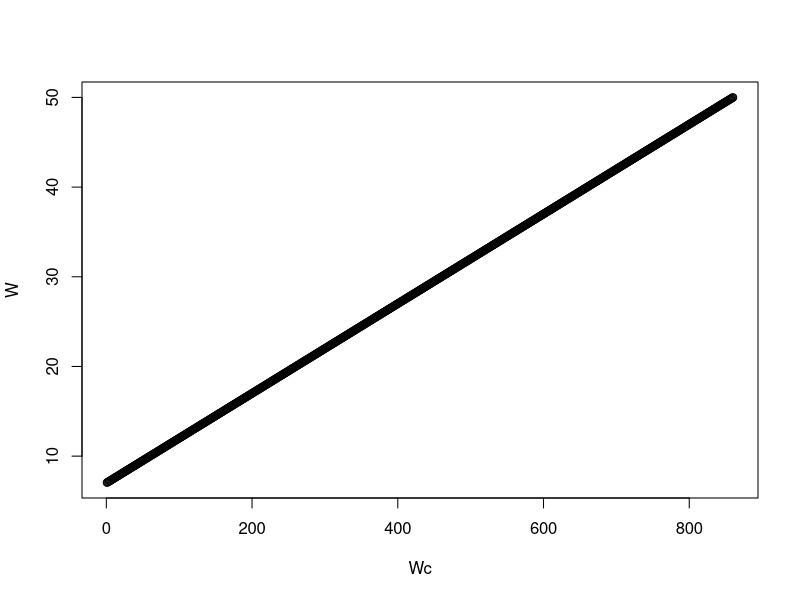
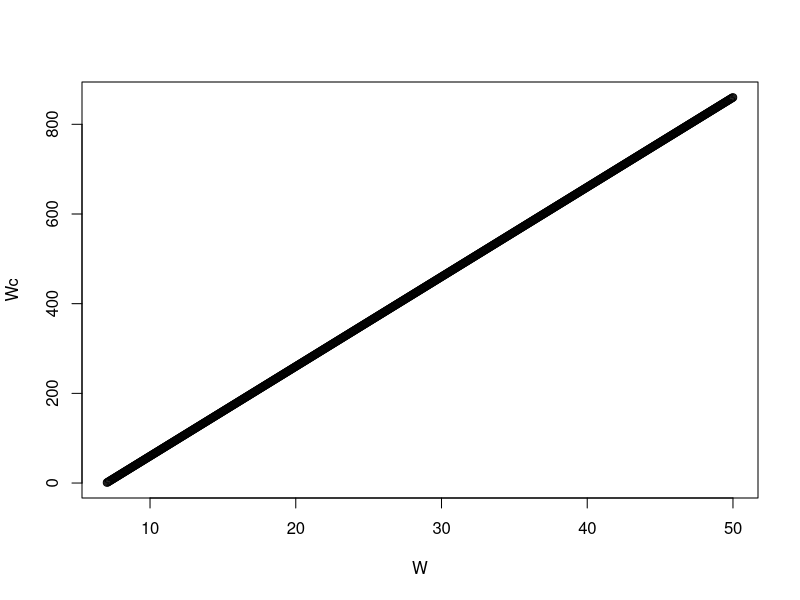

These figures' R source, in order: (Note: this script raises an error after producing the figures.)

# load libraries
library(abind); library(ggplot2); library(plyr); library(reshape2)

#remove scientific notation
options(scipen=999)


### TRY WITH MORE WSTEPS!!!!!!!!

# Update Wstep
Wmin <- 7
Wmax <- 50
Wstep <- 0.05 # maybe switch to 0.05 g - I think salmon aren't growing enough because of rounding...
Wstep.n <- ((Wmax-Wmin)/Wstep)


# Update Wstep functions.

# Make a data frame to covert between real W (grams) and computer discrete index (Wc)
Wconvdf <- data.frame(W = seq(Wmin+Wstep, Wmax, Wstep), Wc = seq(1,Wstep.n,1))

plot(W ~ Wc, Wconvdf)
summary(lm(W ~ Wc, Wconvdf)) # y-int: 7, slope: 0.05 (Wstep!!)
m.Wc <- 0.05
y.Wc <- 7

plot(Wc ~ W, Wconvdf)
summary(lm(Wc ~ W, Wconvdf)) # y-int: -140, slope: 20
m.W <- 20
y.W <- -140

# Build functions to convert between W and Wc
WtoWc <- function(W){ round(m.W*W + y.W, digits=Wstep) }
WctoW <- function(Wc){ m.Wc*Wc + y.Wc }



#### Run baseline parameters. (no iteration)

#### Inside of MAIN_FUN only until calculates datatracks

#make objects to store loop outputs.
F.all <- array(NA, dim=c(tmax, Wstep.n, Amax))  #(rows: time, cols: weight, matrices: area)
Best.beh <- array(NA, dim=c(tmax, Wstep.n, Amax))  #(rows: time, cols: weight, matrices: area)
Surv.day <- array(NA, dim=c(tmax, Wstep.n, Amax))  #(rows: time, cols: weight, matrices: area)
G.day <- array(NA, dim=c(tmax, Wstep.n, Amax))  #(rows: time, cols: weight, matrices: area)

# Set up F.vec - does this need to be outside the loops/functions to store properly?
F.vec <- array(NA, dim=c(Wstep.n, 2, Amax))  #(rows: weight, cols: F(x,t), F(x, t+1), matrices: area)
F.vec[1:Wstep.n, 2, Amax] <- TERM.FUN(W = seq(Wmin+Wstep, Wmax , Wstep), Ws=Ws, r=r, Smax=Smax)
F.vec[,2,1:Amax-1] <- 0    #if salmon end in any area besides the last (Amax), then their fitness is 0!

t <- tmax # Start iterations over time, time starts with tmax.

# Use while loop starting at Time = tmax, decrement with each loop, until time is 1 and then exit the loop.
while(t > 1)
{ # start while loop
  
  t <- t - 1 # This takes the Time from the prior loop and decrements it by one for the next loop.
  
  Temp.out2 <- OVER.STATES(Wc, A, t, U, Wmax, Amax,
                           E, q, a, Alpha, d, v, f, g, c, j, Bu, Bw, M, m, y, P,
                           qa, qn, ya, yn, yo, dn0, Ba, Bn, Bo,
                           seeds, F.vec)  # Get all F.best, Beh.best, and S.day for all W and A for the current Time.
  # Temp.out2 also has the updated F.vec!
  
  TempF.vec <- Temp.out2[,1:2,] # Get F.vec out of Temp.out2 (first two columns).
  
  for (J in 1:Wstep.n){    # for each state W and A, update F.vec with the new F.vec (TempF.vec) from the OVER.STATES function (column 1),
    for(K in 1:Amax){   # and put those values back into F.vec in the second column to be ready for the next time iteration.
      F.vec[J,2,K] <- TempF.vec[J,1,K] }} # end of while loop.
  
  Best.beh[t,,] <- Temp.out2[,4,]  # save best behavior in Best.beh (decision matrix!)
  F.all[t,,] <- Temp.out2[,3,]     # save best fitness in F.all
  Surv.day[t,,] <- Temp.out2[,5,]  # save daily Survival in Surv.day
  G.day[t,,] <- Temp.out2[,6,]     # save daily growth in G.day
  
  
} # end while loop.

#### FORWARD SIMULATIONS ####
# create subset of salmon starting computer weights (Wc) to simulate tracks for
Wstart <- seq(7.1, 20, length.out=10) # pick starting weights (g) to simulate
Wstart <- WtoWc(Wstart) # convert from W in grams to Wc

# create output objects to store outcomes from for loop
output.A <- matrix(NA, tmax, length(Wstart))  # roWstart: time, columns: weight (W). Output to track best behaviors over time for each state.
output.A[1,] <- 1 # salmon start in area 1

output.S <- matrix(NA, tmax, length(Wstart)) # output to store daily Surv
output.Scum <- matrix(NA, tmax, length(Wstart)) # output to store cumulative survival over time.

output.Fit <- matrix(NA, tmax, length(Wstart)) # output to store expected Fitness
output.beh <- matrix(NA, tmax, length(Wstart)) # output to store best behavior

output.Wc <- matrix(NA, tmax, length(Wstart)) # output to store changing W over time.
output.Wc[1,] <- Wstart

# for loop tracking new areas for individuals starting at A = 1, and my chosen salmon weights (W in sim.sam).

for(X in 1:length(Wstart)){            # iterate over chosen starting salmon weights
  for(t in 1:(tmax-1)){                    # iterate over time
    A <- output.A[t,X]                     # current area is the value in the current row of time (t)
    Anew <- A + Best.beh[t,X,A]            # area in next time step is the current location plus how much they move (Best.beh)
    Anew <- min(Anew, Amax)                # area cannot be greater than Amax 
    output.A[t+1,X] <- Anew                # store new area in the next row (t+1)
    
    Wc <-output.Wc[t,X]                    # current Wc (computer weight) is from the appro spot in output.Wc
    W <- WctoW(Wc)                         # convert to W (salmon weight in g)
    W.new <- W + G.day[t,X,A]              # new salmon weight is current W (g) plus growth increment from certain choice stored in G.day
    Wc.new <- WtoWc(W.new)                 # convert new W to new Wc
    output.Wc[t+1,X] <- Wc.new             # store new Wc in output.Wc
    
    output.S[t,X] <- Surv.day[t,X,A]       #  get appro daily survival from Surv.day and save it in output.S
    output.Fit[t,X] <- F.all[t,X,A]        #  get appro expected fitness from F.all and save it in output.Fit
    output.beh[t,X] <- Best.beh[t,X,A]     #  get appro best beh from Best.beh and save it in output.beh
    
  }} # end for loops.

output.W <- WctoW(output.Wc) # convert output.W from Wc to W (grams)

# for loop for cumulative survival
for(X in 1:length(Wstart)){
  for(t in 1:(tmax)){
    output.Scum[t,X] <- prod(output.S[1:t,X])
  }} # end of loop.

## Make Data Tracks.

# Re-make h.vec
h.vec <- rep(NA, Amax) # create blank vector for habitats for each Area.
h.vec[Amax] <- "o" # make the last area (Amax) the ocean: "o"
set.seed(seeds)  # set.seed to keep altered and natural habitat distribution constant for now.
h.vec[1:Amax-1] <- sample(0:1, Amax-1, replace=T, prob=c(0.5,0.5))  # randomly sample
# Amax-1 number of values 0 or 1 with a 50% probability between the two values.
h.vec[h.vec == "1"] <- "a"  # change 1 from sample function to "a"
h.vec[h.vec == "0"] <- "n"  # change 0 from sample function to "n"

data.tracks <- melt(output.A) # melt output.A
colnames(data.tracks)<- c("Time", "Wstart", "A")
data.tracks <- join(data.tracks, data.frame(h = h.vec, A = seq(1,Amax,1)))

data.tracks.S <- melt(output.S) # melt output.S
colnames(data.tracks.S)<- c("Time", "Wstart", "S.day")
data.tracks <- join(data.tracks, data.tracks.S)

data.tracks.Fit <- melt(output.Fit)  # melt output.Fit
colnames(data.tracks.Fit)<- c("Time", "Wstart", "Fit")
data.tracks <- join(data.tracks, data.tracks.Fit)

data.tracks.beh <- melt(output.beh) # melt output.beh
colnames(data.tracks.beh)<- c("Time", "Wstart", "Beh")
data.tracks <- join(data.tracks, data.tracks.beh)

data.tracks.Scum <- melt(output.Scum)  # melt output.beh
colnames(data.tracks.Scum)<- c("Time", "Wstart", "S.cum")
data.tracks <- join(data.tracks, data.tracks.Scum)

data.tracks.W<- melt(output.W)  # melt output.W
colnames(data.tracks.W)<- c("Time", "Wstart", "W")
data.tracks <- join(data.tracks, data.tracks.W)

data.tracks$Wstart <- as.factor(data.tracks$Wstart) # convert Wstart to salmon weigh units and as a factor.
levels(data.tracks$Wstart) <- c(WctoW(Wstart))

## Export DF.SEEDS for Figures 1 and 2!
#write.csv(data.tracks, "C:\\Users\\megan\\Google Drive\\Professional\\GIT Repositories\\SDP-pred-mig\\results\\DF.BASE.TRACKS.csv")
#data.tracks <- read.csv("C:\\Users\\megan\\Google Drive\\Professional\\GIT Repositories\\SDP-pred-mig\\results\\DF.BASE.TRACKS.csv", sep=",")


#make vector of how to color A x-axis labels by habitat type.
h.col <- ifelse(h.vec == "a", "mediumpurple",
                ifelse(h.vec == "n", "forestgreen", "blue3"))

# FIGURE 1. Baseline simulated salmon tracks.

plot_base_tracks <- ggplot(data=data.tracks, aes(x=Time, y=A, color=as.factor(Wstart))) +
  geom_line(size=1, position=position_dodge(0.4)) + geom_point(position=position_dodge(0.4)) +
  theme(axis.line = element_line(colour = "black"), panel.border = element_blank(), panel.background = element_blank()) +
  theme(legend.key=element_blank(), legend.position=c(0.8, 0.45), legend.background=element_blank()) + coord_equal() +
  scale_x_continuous(breaks = seq(1,tmax,2)) +
  scale_y_continuous(breaks = seq(1,Amax,1)) +
  theme(axis.text.y = element_text(color=h.col, face="bold"), axis.text.x = element_text(face = "bold")) +
  ylab("Area") + scale_color_brewer(palette = "Set3", name= "Starting salmon size (g)")

plot_base_tracks

setwd("C:/Users/Megan/Desktop/")
pdf("Baseline_tracks.pdf", width=8, height=4)

plot_base_tracks

dev.off()


## Run MAIN FUN for Summary


start.time <- Sys.time() # time how long the while loop takes

OUT <- MAIN_FUN(Wc, A, t, U, Wmax, Wmin, Amax, # state vars, constraints & beh choice (vars we will for loop over)
                E, q, a, Alpha, d, v, f, g, c, j, Bu, Bw, M, m, y, P, # vars in functions
                qa, qn, ya, yn, yo, dn0, Ba, Bn, Bo, # vars that vary by habitat (h.vec)
                Ws, r, Smax, W, # vars for Terminal fitness function
                Wstep.n, Wstep, tmax, seeds, F.vec)

colnames(OUT) <- c("Wstart", "Beh", "p", "h", "p.tot", "S.cum.riv", "G.riv", "G.ocean", "dur")

OUT

end.time <- Sys.time() # time how long the while loop takes for Wstep 0.05 and Wstep.n 860
program.duration <- end.time - start.time
program.duration # 